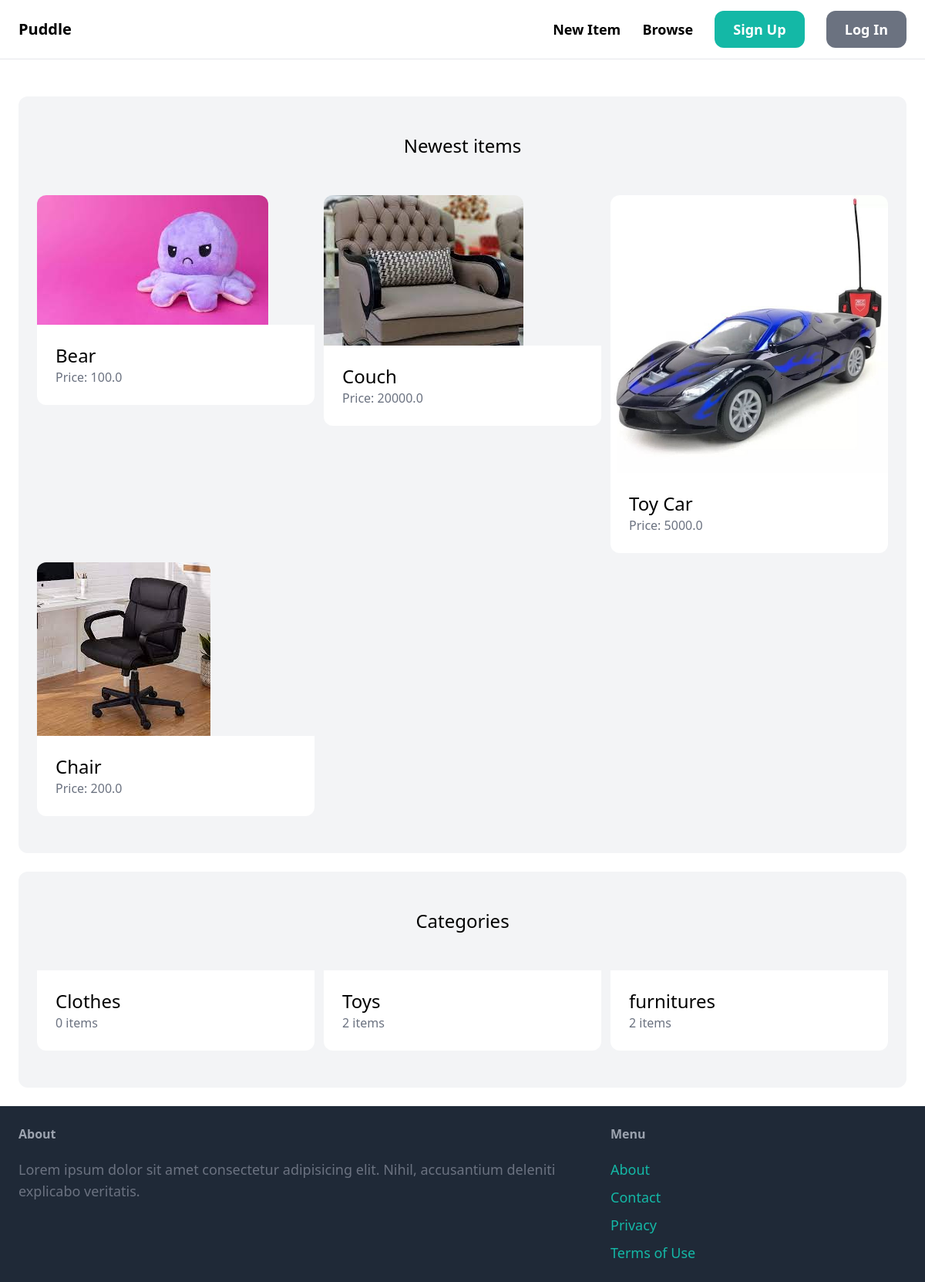
The app's page /, older data.
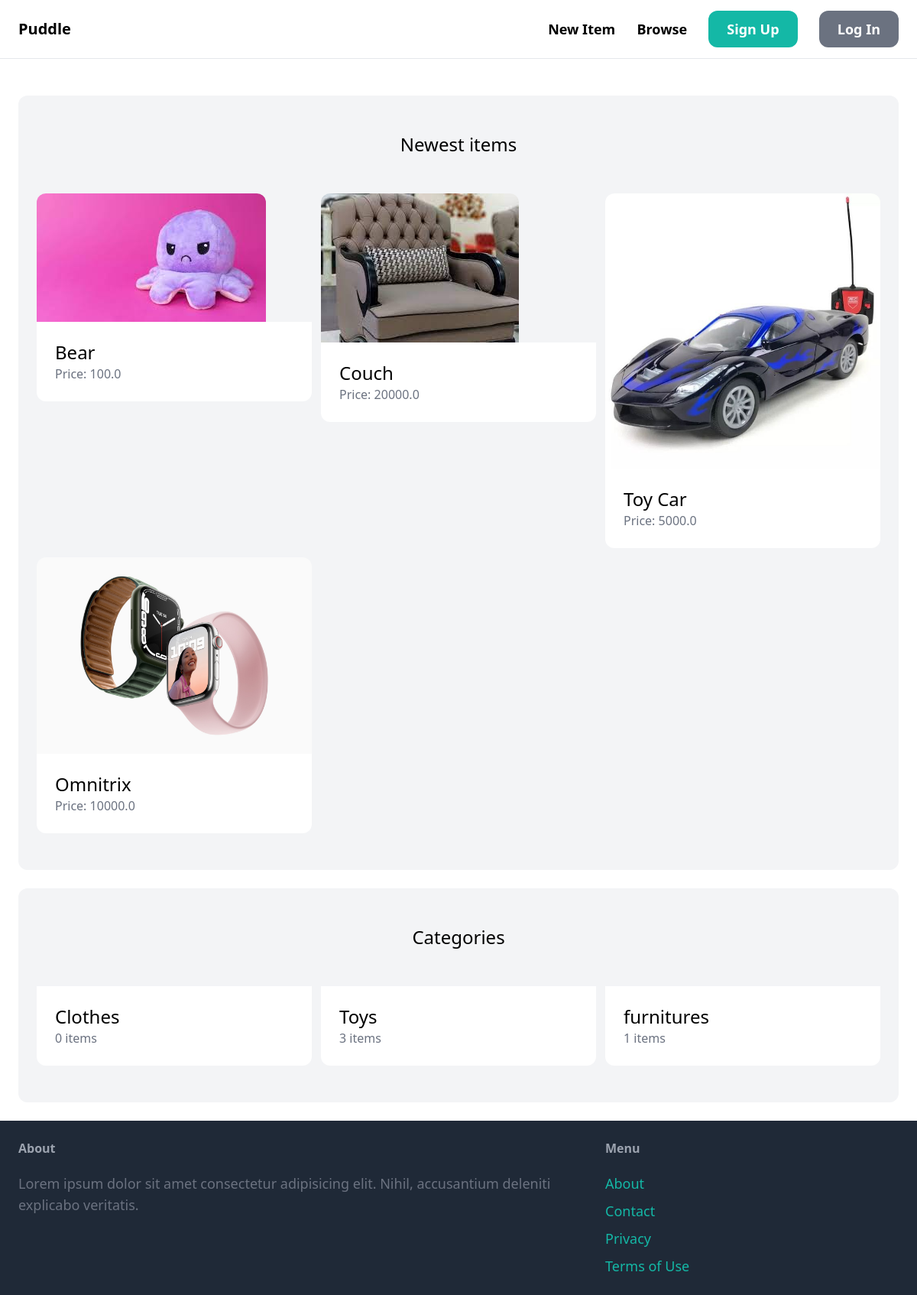
The same page, newer data.
### item/models.py (models this page shows, shortened)
class Item(models.Model):
    category = models.ForeignKey(Category, related_name='items', on_delete=models.CASCADE)
    name = models.CharField(max_length=255)
    description = models.TextField(blank=True, null=True)
    price = models.FloatField()
    image = models.ImageField(upload_to='item_images', blank=True, null=True)
    is_sold = models.BooleanField(default=False)
    created_by = models.ForeignKey(User, related_name='items', on_delete=models.CASCADE)
    created_at = models.DateTimeField(auto_now_add=True)

class Category(models.Model):
    name = models.CharField(max_length=255)
    class Meta:
        ordering = ('name', )
        verbose_name_plural = 'Categories'

### core/views.py (the view)
# urls.py: path('', views.index, name='index'),
def index(request):
    items = Item.objects.filter(is_sold=False)[0:6]
    categories = Category.objects.all()
    return render(request, 'core/index.html', {
        'categories': categories,
        'items': items
    })

### core/templates/core/index.html (shortened to what this page needs)
{% extends 'core/base.html' %}
{% block content %}
    <div class="mt-6 px-6 py-12 bg-gray-100 rounded-xl">
        <h2 class="mb-12 text-2xl text-center">Newest items</h2>
        <div class="grid grid-cols-3 gap-3">
            {% for item in items %}
                <div>
                    <a href="{%url 'item:detail' item.id %}">
                        <div>
                            <img src="{{ item.image.url }}" class="rounded-t-xl" />
                        </div>
                        <div class="p-6 bg-white rounded-b-xl">
                            <h2 class="text-2xl">{{ item.name }}</h2>
                            <p class="text-gray-500">Price: {{ item.price }}</p>
                        </div>
                    </a>
                </div>
            {% endfor %}
        </div>
    </div>
    <div class="mt-6 px-6 py-12 bg-gray-100 rounded-xl">
        <h2 class="mb-12 text-2xl text-center">Categories</h2>
        <div class="grid grid-cols-3 gap-3">
            {% for category in categories %}
            <div>
                <a href="#">
                    <div class="p-6 bg-white rounded-b-xl">
                        <h2 class="text-2xl">{{ category.name }}</h2>
                        <p class="text-gray-500">{{ category.items.count }} items</p>
                    </div>
                </a>
            </div>
            {% endfor %}
        </div>
    </div>
{% endblock %}

### core/templates/core/base.html (shortened to what this page needs)
<!DOCTYPE html>
<html>
    <head>
        <script src="https://cdn.tailwindcss.com"></script>
    </head>
    <body>
        <nav class="px-6 py-6 flex justify-between items-center border-b border-gray-200">
            <a href="/" class="text-xl font-semibold">Puddle</a>
            <div class="space-x-6">
                <a href="{% url 'item:new' %}" class="text-lg font-semibold hover:text-gray-500">New Item</a>
                <a href="{% url 'item:items' %}" class="text-lg font-semibold hover:text-gray-500">Browse</a>
                {% if request.user.is_authenticated %}
                    <a href="{% url 'conversation:inbox' %}" class="px-6 py-3 text-lg font-semibold bg-teal-500 text-white rounded-xl hover:bg-teal-700">Inbox</a>
                    <a href="{% url 'dashboard:index' %}" class="px-6 py-3 text-lg font-semibold bg-gray-500 text-white rounded-xl hover:bg-gray-700">Dashboard</a>
                {% else %}
                    <a href="{% url 'core:signup' %}" class="px-6 py-3 text-lg font-semibold bg-teal-500 text-white rounded-xl hover:bg-teal-700">Sign Up</a>
                    <a href="{% url 'core:login' %}" class="px-6 py-3 text-lg font-semibold bg-gray-500 text-white rounded-xl hover:bg-gray-700">Log In</a>
                {% endif %}
            </div>
        </nav>
        <div class="px-6 py-6">
            {% block content %}
            {% endblock %}
        </div>
        <footer class="py-6 px-6 flex justify-between bg-gray-800">
            <div class="w-2/3 pr-10">
                <h3 class="mb-5 font-semibold text-gray-400">About</h3>
                <p class="text-lg text-gray-500">Lorem ipsum dolor sit amet consectetur adipisicing elit. Nihil, accusantium deleniti explicabo veritatis.</p>
            </div>
            <div class="w-1/3">
                <h3 class="mb-5 font-semibold text-gray-400">Menu</h3>
                <ul class="space-y-2">
                    <li><a href='#' class="text-lg text-teal-500 hover:text-teal-700">About</a></li>
                    <li><a href="{% url 'core:contact' %}" class="text-lg text-teal-500 hover:text-teal-700">Contact</a></li>
                    <li><a href='#' class="text-lg text-teal-500 hover:text-teal-700">Privacy</a></li>
                    <li><a href='#' class="text-lg text-teal-500 hover:text-teal-700">Terms of Use</a></li>
                </ul>
            </div>
        </footer>
    </body>
</html>

Row changes from the older to the newer data that the page shows:
removed Item: image (picture), name "Chair", price "200.0"
added Item: image (picture), name "Omnitrix", price "10000.0"
computed for Category "Toys": items.count "2" → "3"
computed for Category "furnitures": items.count "2" → "1"
